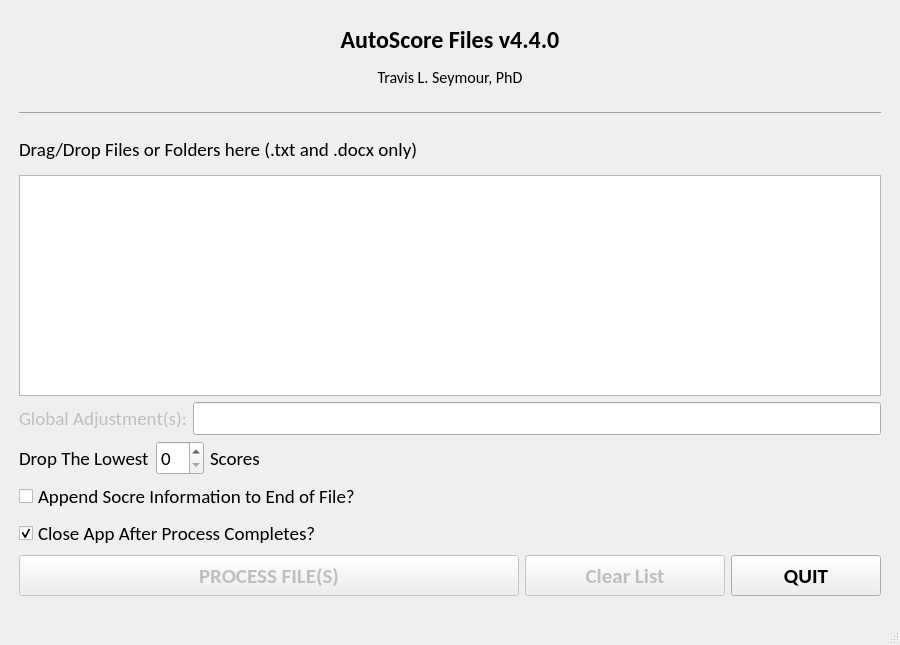
<?xml version="1.0" encoding="UTF-8"?>
<ui version="4.0">
 <class>MainWindowAutoScore</class>
 <widget class="QMainWindow" name="MainWindowAutoScore">
  <property name="geometry">
   <rect>
    <x>0</x>
    <y>0</y>
    <width>900</width>
    <height>645</height>
   </rect>
  </property>
  <property name="minimumSize">
   <size>
    <width>900</width>
    <height>645</height>
   </size>
  </property>
  <property name="maximumSize">
   <size>
    <width>16777215</width>
    <height>16777215</height>
   </size>
  </property>
  <property name="font">
   <font>
    <family>Calibri</family>
    <pointsize>14</pointsize>
   </font>
  </property>
  <property name="acceptDrops">
   <bool>true</bool>
  </property>
  <property name="windowTitle">
   <string>AutoScore Files</string>
  </property>
  <widget class="QWidget" name="centralwidget">
   <layout class="QGridLayout" name="gridLayout">
    <item row="0" column="0">
     <layout class="QVBoxLayout" name="verticalLayoutFull">
      <property name="leftMargin">
       <number>10</number>
      </property>
      <property name="topMargin">
       <number>10</number>
      </property>
      <property name="rightMargin">
       <number>10</number>
      </property>
      <property name="bottomMargin">
       <number>10</number>
      </property>
      <item>
       <widget class="QLabel" name="labelTitle">
        <property name="minimumSize">
         <size>
          <width>0</width>
          <height>150</height>
         </size>
        </property>
        <property name="maximumSize">
         <size>
          <width>16777215</width>
          <height>16777215</height>
         </size>
        </property>
        <property name="acceptDrops">
         <bool>false</bool>
        </property>
        <property name="text">
         <string>&lt;html&gt;&lt;head/&gt;&lt;body&gt;&lt;p align=&quot;center&quot;&gt;&lt;span style=&quot; font-size:18pt; font-weight:600;&quot;&gt;AutoScore Files v4.4.0&lt;/span&gt;&lt;/p&gt;&lt;p align=&quot;center&quot;&gt;&lt;span style=&quot; font-size:12pt;&quot;&gt;Travis L. Seymour, PhD&lt;/span&gt;&lt;/p&gt;&lt;hr/&gt;&lt;p&gt;Drag/Drop Files or Folders here (.txt and .docx only)&lt;/p&gt;&lt;/body&gt;&lt;/html&gt;</string>
        </property>
       </widget>
      </item>
      <item>
       <widget class="FileListWidget" name="listWidgetFileList">
        <property name="minimumSize">
         <size>
          <width>0</width>
          <height>215</height>
         </size>
        </property>
        <property name="font">
         <font>
          <family>Calibri</family>
          <pointsize>14</pointsize>
         </font>
        </property>
        <property name="acceptDrops">
         <bool>true</bool>
        </property>
        <property name="dragEnabled">
         <bool>false</bool>
        </property>
        <property name="dragDropMode">
         <enum>QAbstractItemView::DragDropMode::DragDrop</enum>
        </property>
        <property name="alternatingRowColors">
         <bool>true</bool>
        </property>
       </widget>
      </item>
      <item>
       <layout class="QHBoxLayout" name="horizontalLayout_2">
        <item>
         <widget class="QLabel" name="labelAdjustments">
          <property name="enabled">
           <bool>false</bool>
          </property>
          <property name="text">
           <string>Global Adjustment(s):</string>
          </property>
         </widget>
        </item>
        <item>
         <widget class="QLineEdit" name="lineEditAdjustments">
          <property name="toolTip">
           <string>&lt;html&gt;&lt;head/&gt;&lt;body&gt;&lt;p&gt;adjustment, message, min eligible meanAdj, max eligible meanAdj&lt;br/&gt;{10|Overall adjustment for coarseness of rubric|1|99}&lt;br/&gt;{-5|Penalty for 1-page over page limit}&lt;br/&gt;Note: Can either be here or in paper. E.g.,&lt;br/&gt;overall adjustments could go here, but individual&lt;br/&gt;student adjustment could go in their papers.&lt;/p&gt;&lt;/body&gt;&lt;/html&gt;</string>
          </property>
         </widget>
        </item>
       </layout>
      </item>
      <item>
       <layout class="QHBoxLayout" name="horizontalLayout_3">
        <item>
         <widget class="QLabel" name="label">
          <property name="text">
           <string>Drop The Lowest</string>
          </property>
         </widget>
        </item>
        <item>
         <widget class="QSpinBox" name="spinboxScoresToDrop">
          <property name="maximum">
           <number>10</number>
          </property>
         </widget>
        </item>
        <item>
         <widget class="QLabel" name="label_2">
          <property name="text">
           <string>Scores</string>
          </property>
         </widget>
        </item>
        <item>
         <spacer name="horizontalSpacer">
          <property name="orientation">
           <enum>Qt::Orientation::Horizontal</enum>
          </property>
          <property name="sizeHint" stdset="0">
           <size>
            <width>40</width>
            <height>20</height>
           </size>
          </property>
         </spacer>
        </item>
       </layout>
      </item>
      <item>
       <widget class="QCheckBox" name="checkBoxAppendToFile">
        <property name="sizePolicy">
         <sizepolicy hsizetype="Preferred" vsizetype="Preferred">
          <horstretch>0</horstretch>
          <verstretch>0</verstretch>
         </sizepolicy>
        </property>
        <property name="text">
         <string>Append Socre Information to End of File?</string>
        </property>
       </widget>
      </item>
      <item>
       <widget class="QCheckBox" name="checkBoxEndAfterProcess">
        <property name="text">
         <string>Close App After Process Completes?</string>
        </property>
        <property name="checked">
         <bool>true</bool>
        </property>
       </widget>
      </item>
      <item>
       <layout class="QHBoxLayout" name="horizontalLayout">
        <item>
         <widget class="QPushButton" name="pushButtonProcess">
          <property name="enabled">
           <bool>false</bool>
          </property>
          <property name="minimumSize">
           <size>
            <width>0</width>
            <height>41</height>
           </size>
          </property>
          <property name="maximumSize">
           <size>
            <width>16777215</width>
            <height>41</height>
           </size>
          </property>
          <property name="font">
           <font>
            <family>Calibri</family>
            <pointsize>16</pointsize>
            <bold>true</bold>
           </font>
          </property>
          <property name="text">
           <string>PROCESS FILE(S)</string>
          </property>
         </widget>
        </item>
        <item>
         <widget class="QPushButton" name="pushButtonClearList">
          <property name="enabled">
           <bool>false</bool>
          </property>
          <property name="minimumSize">
           <size>
            <width>100</width>
            <height>41</height>
           </size>
          </property>
          <property name="maximumSize">
           <size>
            <width>200</width>
            <height>41</height>
           </size>
          </property>
          <property name="font">
           <font>
            <family>Calibri</family>
            <pointsize>16</pointsize>
            <bold>true</bold>
           </font>
          </property>
          <property name="text">
           <string>Clear List</string>
          </property>
         </widget>
        </item>
        <item>
         <widget class="QPushButton" name="pushButtonQuit">
          <property name="minimumSize">
           <size>
            <width>100</width>
            <height>41</height>
           </size>
          </property>
          <property name="maximumSize">
           <size>
            <width>150</width>
            <height>41</height>
           </size>
          </property>
          <property name="font">
           <font>
            <family>Calibri</family>
            <pointsize>16</pointsize>
            <bold>true</bold>
           </font>
          </property>
          <property name="text">
           <string>QUIT</string>
          </property>
         </widget>
        </item>
       </layout>
      </item>
     </layout>
    </item>
   </layout>
  </widget>
  <widget class="QStatusBar" name="statusbar"/>
 </widget>
 <customwidgets>
  <customwidget>
   <class>FileListWidget</class>
   <extends>QListWidget</extends>
   <header location="global">filelistwidget.h</header>
  </customwidget>
 </customwidgets>
 <resources/>
 <connections/>
</ui>
